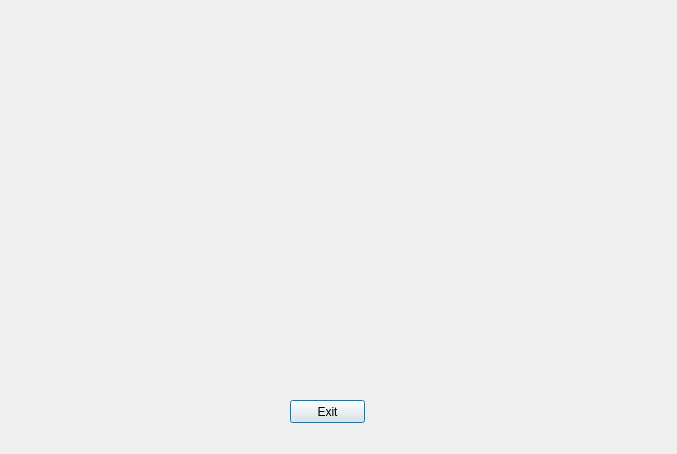
<?xml version="1.0" encoding="UTF-8"?>
<ui version="4.0">
 <class>propertiesDialog</class>
 <widget class="QDialog" name="propertiesDialog">
  <property name="geometry">
   <rect>
    <x>0</x>
    <y>0</y>
    <width>677</width>
    <height>454</height>
   </rect>
  </property>
  <property name="windowTitle">
   <string>QMeter property dialog</string>
  </property>
  <widget class="QPushButton" name="exit">
   <property name="geometry">
    <rect>
     <x>290</x>
     <y>400</y>
     <width>75</width>
     <height>23</height>
    </rect>
   </property>
   <property name="text">
    <string>Exit</string>
   </property>
  </widget>
 </widget>
 <resources/>
 <connections>
  <connection>
   <sender>exit</sender>
   <signal>released()</signal>
   <receiver>propertiesDialog</receiver>
   <slot>accept()</slot>
   <hints>
    <hint type="sourcelabel">
     <x>327</x>
     <y>290</y>
    </hint>
    <hint type="destinationlabel">
     <x>431</x>
     <y>297</y>
    </hint>
   </hints>
  </connection>
 </connections>
</ui>
